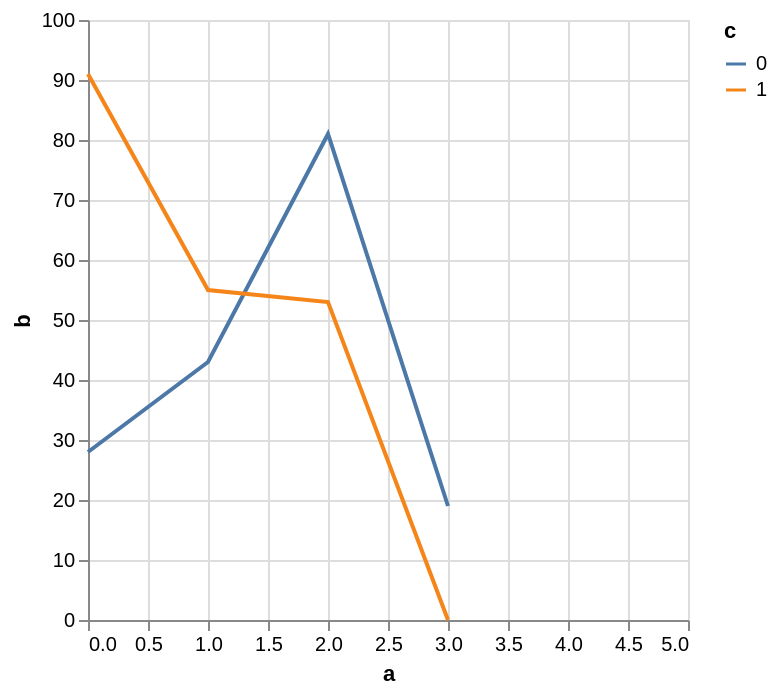

Vega-Lite specification stored for this chart:
### Vega-Lite specification from a JSON file in a GitHub repository (floating-point values rounded to 4 significant figures)
{"$schema": "https://vega.github.io/schema/vega-lite/v3.json", "data": {"values": [{"a": 0, "b": 28, "c": 0}, {"a": 0, "b": 91, "c": 1}, {"a": 1, "b": 43, "c": 0}, {"a": 1, "b": 55, "c": 1}, {"a": 2, "b": 81, "c": 0}, {"a": 2, "b": 53, "c": 1}, {"a": 3, "b": 19, "c": 0}]}, "transform": [{"impute": "b", "key": "a", "value": 0, "groupby": ["c"]}], "mark": "line", "encoding": {"x": {"field": "a", "type": "quantitative", "scale": {"nice": 1}}, "y": {"field": "b", "type": "quantitative"}, "color": {"field": "c", "type": "nominal"}}}
